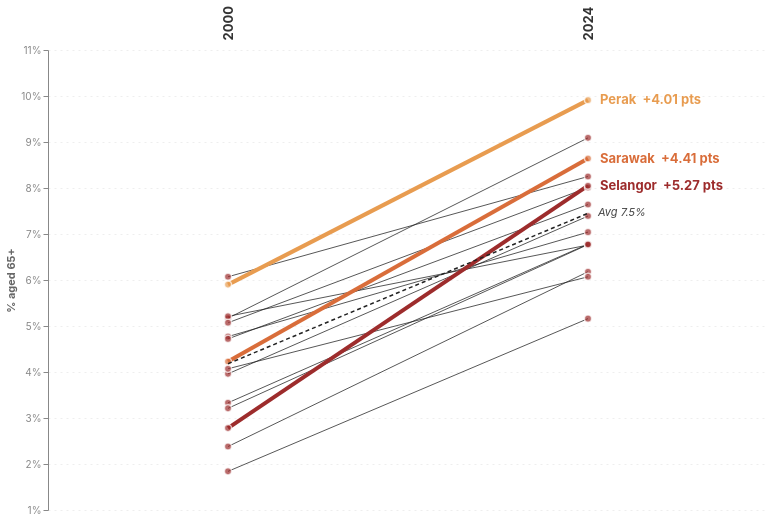

Describe this chart as a Vega-Lite specification.
### Vega-Lite specification from a JSON file in a GitHub repository (floating-point values rounded to 4 significant figures)
{"$schema": "https://vega.github.io/schema/vega-lite/v5.json", "title": {"text": null, "subtitle": ["Share of population aged 65+ in 2000 vs 2024, by state.", "Selangor's elderly share grew the most: 2.8% → 8.0%, a 5.3-point jump.", "Source: Department of Statistics Malaysia (DOSM). Putrajaya excluded — only founded in 2001."], "subtitleFontSize": 12, "subtitleColor": "#666", "anchor": "start", "fontSize": 20, "offset": 12}, "width": 720, "height": 460, "layer": [{"data": {"values": [{"state": "Johor", "map_name": "Johor", "year": 2000, "pct_65plus": 3.96, "change": 3.43, "highlight": "_other"}, {"state": "Johor", "map_name": "Johor", "year": 2024, "pct_65plus": 7.39, "change": 3.43, "highlight": "_other"}, {"state": "Kedah", "map_name": "Kedah", "year": 2000, "pct_65plus": 5.17, "change": 3.92, "highlight": "_other"}, {"state": "Kedah", "map_name": "Kedah", "year": 2024, "pct_65plus": 9.09, "change": 3.92, "highlight": "_other"}, {"state": "Kelantan", "map_name": "Kelantan", "year": 2000, "pct_65plus": 4.77, "change": 2.27, "highlight": "_other"}, {"state": "Kelantan", "map_name": "Kelantan", "year": 2024, "pct_65plus": 7.04, "change": 2.27, "highlight": "_other"}, {"state": "Melaka", "map_name": "Malacca", "year": 2000, "pct_65plus": 5.21, "change": 1.55, "highlight": "_other"}, {"state": "Melaka", "map_name": "Malacca", "year": 2024, "pct_65plus": 6.76, "change": 1.55, "highlight": "_other"}, {"state": "Negeri Sembilan", "map_name": "Negeri Sembilan", "year": 2000, "pct_65plus": 4.72, "change": 2.92, "highlight": "_other"}, {"state": "Negeri Sembilan", "map_name": "Negeri Sembilan", "year": 2024, "pct_65plus": 7.64, "change": 2.92, "highlight": "_other"}, {"state": "Pahang", "map_name": "Pahang", "year": 2000, "pct_65plus": 3.33, "change": 3.45, "highlight": "_other"}, {"state": "Pahang", "map_name": "Pahang", "year": 2024, "pct_65plus": 6.78, "change": 3.45, "highlight": "_other"}, {"state": "Perak", "map_name": "Perak", "year": 2000, "pct_65plus": 5.9, "change": 4.01, "highlight": "Perak"}, {"state": "Perak", "map_name": "Perak", "year": 2024, "pct_65plus": 9.91, "change": 4.01, "highlight": "Perak"}, {"state": "Perlis", "map_name": "Perlis", "year": 2000, "pct_65plus": 6.07, "change": 2.18, "highlight": "_other"}, {"state": "Perlis", "map_name": "Perlis", "year": 2024, "pct_65plus": 8.25, "change": 2.18, "highlight": "_other"}, {"state": "Pulau Pinang", "map_name": "Penang", "year": 2000, "pct_65plus": 5.07, "change": 2.94, "highlight": "_other"}, {"state": "Pulau Pinang", "map_name": "Penang", "year": 2024, "pct_65plus": 8.01, "change": 2.94, "highlight": "_other"}, {"state": "Sabah", "map_name": "Sabah", "year": 2000, "pct_65plus": 2.38, "change": 3.8, "highlight": "_other"}, {"state": "Sabah", "map_name": "Sabah", "year": 2024, "pct_65plus": 6.18, "change": 3.8, "highlight": "_other"}, {"state": "Sarawak", "map_name": "Sarawak", "year": 2000, "pct_65plus": 4.23, "change": 4.41, "highlight": "Sarawak"}, {"state": "Sarawak", "map_name": "Sarawak", "year": 2024, "pct_65plus": 8.64, "change": 4.41, "highlight": "Sarawak"}, {"state": "Selangor", "map_name": "Selangor", "year": 2000, "pct_65plus": 2.78, "change": 5.27, "highlight": "Selangor"}, {"state": "Selangor", "map_name": "Selangor", "year": 2024, "pct_65plus": 8.05, "change": 5.27, "highlight": "Selangor"}, {"state": "Terengganu", "map_name": "Terengganu", "year": 2000, "pct_65plus": 4.07, "change": 2.0, "highlight": "_other"}, {"state": "Terengganu", "map_name": "Terengganu", "year": 2024, "pct_65plus": 6.07, "change": 2.0, "highlight": "_other"}, {"state": "W.P. Kuala Lumpur", "map_name": "Kuala Lumpur", "year": 2000, "pct_65plus": 3.21, "change": 3.56, "highlight": "_other"}, {"state": "W.P. Kuala Lumpur", "map_name": "Kuala Lumpur", "year": 2024, "pct_65plus": 6.77, "change": 3.56, "highlight": "_other"}, {"state": "W.P. Labuan", "map_name": "Labuan", "year": 2000, "pct_65plus": 1.84, "change": 3.32, "highlight": "_other"}, {"state": "W.P. Labuan", "map_name": "Labuan", "year": 2024, "pct_65plus": 5.16, "change": 3.32, "highlight": "_other"}]}, "transform": [{"filter": "datum.highlight === '_other'"}], "mark": {"type": "line", "color": "#1f1f1f", "strokeWidth": 1.0, "opacity": 0.75}, "encoding": {"x": {"field": "year", "type": "ordinal", "scale": {"domain": [2000, 2024], "padding": 0.5}, "axis": {"title": null, "labelFontSize": 13, "labelFontWeight": "bold", "labelColor": "#333", "domain": false, "ticks": false, "grid": false, "orient": "top", "labelPadding": 10}}, "y": {"field": "pct_65plus", "type": "quantitative", "scale": {"domain": [1, 11]}, "axis": {"title": "% aged 65+", "titleFontSize": 11, "titleColor": "#666", "labelFontSize": 10, "labelColor": "#888", "labelExpr": "datum.value + '%'", "grid": true, "gridDash": [2, 4], "gridColor": "#eee"}}, "detail": {"field": "state"}}}, {"data": {"values": [{"state": "Johor", "map_name": "Johor", "year": 2000, "pct_65plus": 3.96, "change": 3.43, "highlight": "_other"}, {"state": "Johor", "map_name": "Johor", "year": 2024, "pct_65plus": 7.39, "change": 3.43, "highlight": "_other"}, {"state": "Kedah", "map_name": "Kedah", "year": 2000, "pct_65plus": 5.17, "change": 3.92, "highlight": "_other"}, {"state": "Kedah", "map_name": "Kedah", "year": 2024, "pct_65plus": 9.09, "change": 3.92, "highlight": "_other"}, {"state": "Kelantan", "map_name": "Kelantan", "year": 2000, "pct_65plus": 4.77, "change": 2.27, "highlight": "_other"}, {"state": "Kelantan", "map_name": "Kelantan", "year": 2024, "pct_65plus": 7.04, "change": 2.27, "highlight": "_other"}, {"state": "Melaka", "map_name": "Malacca", "year": 2000, "pct_65plus": 5.21, "change": 1.55, "highlight": "_other"}, {"state": "Melaka", "map_name": "Malacca", "year": 2024, "pct_65plus": 6.76, "change": 1.55, "highlight": "_other"}, {"state": "Negeri Sembilan", "map_name": "Negeri Sembilan", "year": 2000, "pct_65plus": 4.72, "change": 2.92, "highlight": "_other"}, {"state": "Negeri Sembilan", "map_name": "Negeri Sembilan", "year": 2024, "pct_65plus": 7.64, "change": 2.92, "highlight": "_other"}, {"state": "Pahang", "map_name": "Pahang", "year": 2000, "pct_65plus": 3.33, "change": 3.45, "highlight": "_other"}, {"state": "Pahang", "map_name": "Pahang", "year": 2024, "pct_65plus": 6.78, "change": 3.45, "highlight": "_other"}, {"state": "Perak", "map_name": "Perak", "year": 2000, "pct_65plus": 5.9, "change": 4.01, "highlight": "Perak"}, {"state": "Perak", "map_name": "Perak", "year": 2024, "pct_65plus": 9.91, "change": 4.01, "highlight": "Perak"}, {"state": "Perlis", "map_name": "Perlis", "year": 2000, "pct_65plus": 6.07, "change": 2.18, "highlight": "_other"}, {"state": "Perlis", "map_name": "Perlis", "year": 2024, "pct_65plus": 8.25, "change": 2.18, "highlight": "_other"}, {"state": "Pulau Pinang", "map_name": "Penang", "year": 2000, "pct_65plus": 5.07, "change": 2.94, "highlight": "_other"}, {"state": "Pulau Pinang", "map_name": "Penang", "year": 2024, "pct_65plus": 8.01, "change": 2.94, "highlight": "_other"}, {"state": "Sabah", "map_name": "Sabah", "year": 2000, "pct_65plus": 2.38, "change": 3.8, "highlight": "_other"}, {"state": "Sabah", "map_name": "Sabah", "year": 2024, "pct_65plus": 6.18, "change": 3.8, "highlight": "_other"}, {"state": "Sarawak", "map_name": "Sarawak", "year": 2000, "pct_65plus": 4.23, "change": 4.41, "highlight": "Sarawak"}, {"state": "Sarawak", "map_name": "Sarawak", "year": 2024, "pct_65plus": 8.64, "change": 4.41, "highlight": "Sarawak"}, {"state": "Selangor", "map_name": "Selangor", "year": 2000, "pct_65plus": 2.78, "change": 5.27, "highlight": "Selangor"}, {"state": "Selangor", "map_name": "Selangor", "year": 2024, "pct_65plus": 8.05, "change": 5.27, "highlight": "Selangor"}, {"state": "Terengganu", "map_name": "Terengganu", "year": 2000, "pct_65plus": 4.07, "change": 2.0, "highlight": "_other"}, {"state": "Terengganu", "map_name": "Terengganu", "year": 2024, "pct_65plus": 6.07, "change": 2.0, "highlight": "_other"}, {"state": "W.P. Kuala Lumpur", "map_name": "Kuala Lumpur", "year": 2000, "pct_65plus": 3.21, "change": 3.56, "highlight": "_other"}, {"state": "W.P. Kuala Lumpur", "map_name": "Kuala Lumpur", "year": 2024, "pct_65plus": 6.77, "change": 3.56, "highlight": "_other"}, {"state": "W.P. Labuan", "map_name": "Labuan", "year": 2000, "pct_65plus": 1.84, "change": 3.32, "highlight": "_other"}, {"state": "W.P. Labuan", "map_name": "Labuan", "year": 2024, "pct_65plus": 5.16, "change": 3.32, "highlight": "_other"}]}, "transform": [{"filter": "datum.highlight !== '_other'"}], "mark": {"type": "line", "strokeWidth": 4}, "encoding": {"x": {"field": "year", "type": "ordinal"}, "y": {"field": "pct_65plus", "type": "quantitative"}, "color": {"field": "state", "type": "nominal", "scale": {"domain": ["Selangor", "Sarawak", "Perak"], "range": ["#9d2c2c", "#d96d3a", "#e89c50"]}, "legend": null}, "detail": {"field": "state"}}}, {"data": {"values": [{"state": "Johor", "map_name": "Johor", "year": 2000, "pct_65plus": 3.96, "change": 3.43, "highlight": "_other"}, {"state": "Johor", "map_name": "Johor", "year": 2024, "pct_65plus": 7.39, "change": 3.43, "highlight": "_other"}, {"state": "Kedah", "map_name": "Kedah", "year": 2000, "pct_65plus": 5.17, "change": 3.92, "highlight": "_other"}, {"state": "Kedah", "map_name": "Kedah", "year": 2024, "pct_65plus": 9.09, "change": 3.92, "highlight": "_other"}, {"state": "Kelantan", "map_name": "Kelantan", "year": 2000, "pct_65plus": 4.77, "change": 2.27, "highlight": "_other"}, {"state": "Kelantan", "map_name": "Kelantan", "year": 2024, "pct_65plus": 7.04, "change": 2.27, "highlight": "_other"}, {"state": "Melaka", "map_name": "Malacca", "year": 2000, "pct_65plus": 5.21, "change": 1.55, "highlight": "_other"}, {"state": "Melaka", "map_name": "Malacca", "year": 2024, "pct_65plus": 6.76, "change": 1.55, "highlight": "_other"}, {"state": "Negeri Sembilan", "map_name": "Negeri Sembilan", "year": 2000, "pct_65plus": 4.72, "change": 2.92, "highlight": "_other"}, {"state": "Negeri Sembilan", "map_name": "Negeri Sembilan", "year": 2024, "pct_65plus": 7.64, "change": 2.92, "highlight": "_other"}, {"state": "Pahang", "map_name": "Pahang", "year": 2000, "pct_65plus": 3.33, "change": 3.45, "highlight": "_other"}, {"state": "Pahang", "map_name": "Pahang", "year": 2024, "pct_65plus": 6.78, "change": 3.45, "highlight": "_other"}, {"state": "Perak", "map_name": "Perak", "year": 2000, "pct_65plus": 5.9, "change": 4.01, "highlight": "Perak"}, {"state": "Perak", "map_name": "Perak", "year": 2024, "pct_65plus": 9.91, "change": 4.01, "highlight": "Perak"}, {"state": "Perlis", "map_name": "Perlis", "year": 2000, "pct_65plus": 6.07, "change": 2.18, "highlight": "_other"}, {"state": "Perlis", "map_name": "Perlis", "year": 2024, "pct_65plus": 8.25, "change": 2.18, "highlight": "_other"}, {"state": "Pulau Pinang", "map_name": "Penang", "year": 2000, "pct_65plus": 5.07, "change": 2.94, "highlight": "_other"}, {"state": "Pulau Pinang", "map_name": "Penang", "year": 2024, "pct_65plus": 8.01, "change": 2.94, "highlight": "_other"}, {"state": "Sabah", "map_name": "Sabah", "year": 2000, "pct_65plus": 2.38, "change": 3.8, "highlight": "_other"}, {"state": "Sabah", "map_name": "Sabah", "year": 2024, "pct_65plus": 6.18, "change": 3.8, "highlight": "_other"}, {"state": "Sarawak", "map_name": "Sarawak", "year": 2000, "pct_65plus": 4.23, "change": 4.41, "highlight": "Sarawak"}, {"state": "Sarawak", "map_name": "Sarawak", "year": 2024, "pct_65plus": 8.64, "change": 4.41, "highlight": "Sarawak"}, {"state": "Selangor", "map_name": "Selangor", "year": 2000, "pct_65plus": 2.78, "change": 5.27, "highlight": "Selangor"}, {"state": "Selangor", "map_name": "Selangor", "year": 2024, "pct_65plus": 8.05, "change": 5.27, "highlight": "Selangor"}, {"state": "Terengganu", "map_name": "Terengganu", "year": 2000, "pct_65plus": 4.07, "change": 2.0, "highlight": "_other"}, {"state": "Terengganu", "map_name": "Terengganu", "year": 2024, "pct_65plus": 6.07, "change": 2.0, "highlight": "_other"}, {"state": "W.P. Kuala Lumpur", "map_name": "Kuala Lumpur", "year": 2000, "pct_65plus": 3.21, "change": 3.56, "highlight": "_other"}, {"state": "W.P. Kuala Lumpur", "map_name": "Kuala Lumpur", "year": 2024, "pct_65plus": 6.77, "change": 3.56, "highlight": "_other"}, {"state": "W.P. Labuan", "map_name": "Labuan", "year": 2000, "pct_65plus": 1.84, "change": 3.32, "highlight": "_other"}, {"state": "W.P. Labuan", "map_name": "Labuan", "year": 2024, "pct_65plus": 5.16, "change": 3.32, "highlight": "_other"}]}, "mark": {"type": "point", "filled": true, "size": 50, "stroke": "white", "strokeWidth": 1.5}, "encoding": {"x": {"field": "year", "type": "ordinal"}, "y": {"field": "pct_65plus", "type": "quantitative"}, "color": {"field": "highlight", "type": "nominal", "scale": {"domain": ["Selangor", "Sarawak", "Perak", "_other"], "range": ["#9d2c2c", "#d96d3a", "#e89c50", "#1f1f1f"]}, "legend": null}, "tooltip": [{"field": "state", "title": "State"}, {"field": "year", "title": "Year"}, {"field": "pct_65plus", "title": "% 65+", "format": ".2f"}, {"field": "change", "title": "Change since 2000", "format": "+.2f"}]}}, {"data": {"values": [{"year": 2000, "pct_65plus": 4.18}, {"year": 2024, "pct_65plus": 7.45}]}, "mark": {"type": "line", "color": "#222", "strokeDash": [4, 3], "strokeWidth": 1.5}, "encoding": {"x": {"field": "year", "type": "ordinal"}, "y": {"field": "pct_65plus", "type": "quantitative"}}}, {"data": {"values": [{"year": 2024, "pct_65plus": 7.45, "label": "Avg 7.5%"}]}, "mark": {"type": "text", "align": "left", "dx": 10, "fontSize": 11, "fontStyle": "italic", "color": "#444"}, "encoding": {"x": {"field": "year", "type": "ordinal"}, "y": {"field": "pct_65plus", "type": "quantitative"}, "text": {"field": "label"}}}, {"description": "End-of-line label for highlighted states (single line).", "data": {"values": [{"state": "Selangor", "year": 2024, "pct_65plus": 8.05, "label_main": "Selangor", "label_sub": "+5.27 pts", "combined_label": "Selangor  +5.27 pts"}, {"state": "Sarawak", "year": 2024, "pct_65plus": 8.64, "label_main": "Sarawak", "label_sub": "+4.41 pts", "combined_label": "Sarawak  +4.41 pts"}, {"state": "Perak", "year": 2024, "pct_65plus": 9.91, "label_main": "Perak", "label_sub": "+4.01 pts", "combined_label": "Perak  +4.01 pts"}]}, "mark": {"type": "text", "align": "left", "dx": 12, "fontSize": 13, "fontWeight": "bold"}, "encoding": {"x": {"field": "year", "type": "ordinal"}, "y": {"field": "pct_65plus", "type": "quantitative"}, "text": {"field": "combined_label"}, "color": {"field": "state", "type": "nominal", "scale": {"domain": ["Selangor", "Sarawak", "Perak"], "range": ["#9d2c2c", "#d96d3a", "#e89c50"]}, "legend": null}}}], "config": {"view": {"stroke": null}, "font": "-apple-system, BlinkMacSystemFont, Segoe UI, Roboto, sans-serif"}}
